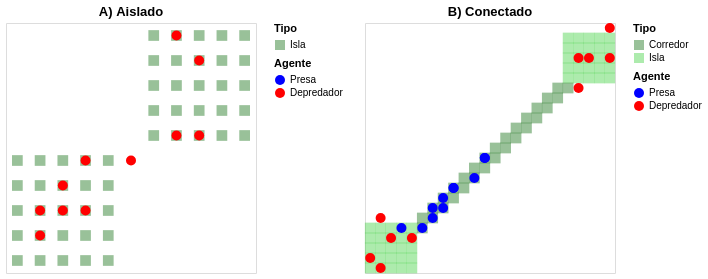

Express this chart as Vega-Lite.
### Vega-Lite specification from a JSON file in a GitHub repository (floating-point values rounded to 4 significant figures)
{"config": {"view": {"continuousWidth": 300, "continuousHeight": 300}}, "hconcat": [{"layer": [{"data": {"name": "data-9f8cf4b56a098049187752347a53061e"}, "mark": {"type": "square", "opacity": 0.4, "size": 115}, "encoding": {"color": {"field": "Tipo", "scale": {"range": ["#006400", "#32CD32"]}, "type": "nominal"}, "x": {"axis": null, "field": "x", "type": "ordinal"}, "y": {"axis": null, "field": "y", "sort": "descending", "type": "ordinal"}}}, {"data": {"name": "data-95ea9ed95f92ca5628038d9a1c87f57c"}, "mark": {"type": "circle", "opacity": 1, "size": 100}, "encoding": {"color": {"field": "Agente", "scale": {"domain": ["Presa", "Depredador"], "range": ["blue", "red"]}, "type": "nominal"}, "x": {"field": "x", "type": "ordinal"}, "y": {"field": "y", "type": "ordinal"}}}], "height": 250, "resolve": {"scale": {"color": "independent"}}, "title": "A) Aislado", "width": 250}, {"layer": [{"data": {"name": "data-8c510ad1b1f81180f4f226517790c492"}, "mark": {"type": "square", "opacity": 0.4, "size": 115}, "encoding": {"color": {"field": "Tipo", "scale": {"range": ["#006400", "#32CD32"]}, "type": "nominal"}, "x": {"axis": null, "field": "x", "type": "ordinal"}, "y": {"axis": null, "field": "y", "sort": "descending", "type": "ordinal"}}}, {"data": {"name": "data-0d965d257b53dac9d213cfbcb4dc728f"}, "mark": {"type": "circle", "opacity": 1, "size": 100}, "encoding": {"color": {"field": "Agente", "scale": {"domain": ["Presa", "Depredador"], "range": ["blue", "red"]}, "type": "nominal"}, "x": {"field": "x", "type": "ordinal"}, "y": {"field": "y", "type": "ordinal"}}}], "height": 250, "resolve": {"scale": {"color": "independent"}}, "title": "B) Conectado", "width": 250}], "$schema": "https://vega.github.io/schema/vega-lite/v6.1.0.json", "datasets": {"data-9f8cf4b56a098049187752347a53061e": [{"x": 3, "y": 22, "Tipo": "Isla"}, {"x": 3, "y": 23, "Tipo": "Isla"}, {"x": 3, "y": 24, "Tipo": "Isla"}, {"x": 3, "y": 25, "Tipo": "Isla"}, {"x": 3, "y": 26, "Tipo": "Isla"}, {"x": 4, "y": 22, "Tipo": "Isla"}, {"x": 4, "y": 23, "Tipo": "Isla"}, {"x": 4, "y": 24, "Tipo": "Isla"}, {"x": 4, "y": 25, "Tipo": "Isla"}, {"x": 4, "y": 26, "Tipo": "Isla"}, {"x": 5, "y": 22, "Tipo": "Isla"}, {"x": 5, "y": 23, "Tipo": "Isla"}, {"x": 5, "y": 24, "Tipo": "Isla"}, {"x": 5, "y": 25, "Tipo": "Isla"}, {"x": 5, "y": 26, "Tipo": "Isla"}, {"x": 6, "y": 22, "Tipo": "Isla"}, {"x": 6, "y": 23, "Tipo": "Isla"}, {"x": 6, "y": 24, "Tipo": "Isla"}, {"x": 6, "y": 25, "Tipo": "Isla"}, {"x": 6, "y": 26, "Tipo": "Isla"}, {"x": 7, "y": 22, "Tipo": "Isla"}, {"x": 7, "y": 23, "Tipo": "Isla"}, {"x": 7, "y": 24, "Tipo": "Isla"}, {"x": 7, "y": 25, "Tipo": "Isla"}, {"x": 7, "y": 26, "Tipo": "Isla"}, {"x": 22, "y": 3, "Tipo": "Isla"}, {"x": 22, "y": 4, "Tipo": "Isla"}, {"x": 22, "y": 5, "Tipo": "Isla"}, {"x": 22, "y": 6, "Tipo": "Isla"}, {"x": 22, "y": 7, "Tipo": "Isla"}, {"x": 23, "y": 3, "Tipo": "Isla"}, {"x": 23, "y": 4, "Tipo": "Isla"}, {"x": 23, "y": 5, "Tipo": "Isla"}, {"x": 23, "y": 6, "Tipo": "Isla"}, {"x": 23, "y": 7, "Tipo": "Isla"}, {"x": 24, "y": 3, "Tipo": "Isla"}, {"x": 24, "y": 4, "Tipo": "Isla"}, {"x": 24, "y": 5, "Tipo": "Isla"}, {"x": 24, "y": 6, "Tipo": "Isla"}, {"x": 24, "y": 7, "Tipo": "Isla"}, {"x": 25, "y": 3, "Tipo": "Isla"}, {"x": 25, "y": 4, "Tipo": "Isla"}, {"x": 25, "y": 5, "Tipo": "Isla"}, {"x": 25, "y": 6, "Tipo": "Isla"}, {"x": 25, "y": 7, "Tipo": "Isla"}, {"x": 26, "y": 3, "Tipo": "Isla"}, {"x": 26, "y": 4, "Tipo": "Isla"}, {"x": 26, "y": 5, "Tipo": "Isla"}, {"x": 26, "y": 6, "Tipo": "Isla"}, {"x": 26, "y": 7, "Tipo": "Isla"}], "data-95ea9ed95f92ca5628038d9a1c87f57c": [{"x": 24, "y": 4, "Agente": "Depredador", "Escenario": "AISLADO"}, {"x": 5, "y": 24, "Agente": "Depredador", "Escenario": "AISLADO"}, {"x": 6, "y": 22, "Agente": "Depredador", "Escenario": "AISLADO"}, {"x": 24, "y": 7, "Agente": "Depredador", "Escenario": "AISLADO"}, {"x": 6, "y": 24, "Agente": "Depredador", "Escenario": "AISLADO"}, {"x": 23, "y": 3, "Agente": "Depredador", "Escenario": "AISLADO"}, {"x": 4, "y": 24, "Agente": "Depredador", "Escenario": "AISLADO"}, {"x": 5, "y": 23, "Agente": "Depredador", "Escenario": "AISLADO"}, {"x": 4, "y": 25, "Agente": "Depredador", "Escenario": "AISLADO"}, {"x": 23, "y": 7, "Agente": "Depredador", "Escenario": "AISLADO"}, {"x": 8, "y": 22, "Agente": "Depredador", "Escenario": "AISLADO"}], "data-8c510ad1b1f81180f4f226517790c492": [{"x": 3, "y": 22, "Tipo": "Isla"}, {"x": 3, "y": 23, "Tipo": "Isla"}, {"x": 3, "y": 24, "Tipo": "Isla"}, {"x": 3, "y": 25, "Tipo": "Isla"}, {"x": 3, "y": 26, "Tipo": "Isla"}, {"x": 4, "y": 22, "Tipo": "Isla"}, {"x": 4, "y": 23, "Tipo": "Isla"}, {"x": 4, "y": 24, "Tipo": "Isla"}, {"x": 4, "y": 25, "Tipo": "Isla"}, {"x": 4, "y": 26, "Tipo": "Isla"}, {"x": 5, "y": 22, "Tipo": "Isla"}, {"x": 5, "y": 23, "Tipo": "Isla"}, {"x": 5, "y": 24, "Tipo": "Isla"}, {"x": 5, "y": 25, "Tipo": "Isla"}, {"x": 5, "y": 26, "Tipo": "Isla"}, {"x": 6, "y": 22, "Tipo": "Isla"}, {"x": 6, "y": 23, "Tipo": "Isla"}, {"x": 6, "y": 24, "Tipo": "Isla"}, {"x": 6, "y": 25, "Tipo": "Isla"}, {"x": 6, "y": 26, "Tipo": "Isla"}, {"x": 7, "y": 22, "Tipo": "Isla"}, {"x": 7, "y": 23, "Tipo": "Isla"}, {"x": 7, "y": 24, "Tipo": "Isla"}, {"x": 7, "y": 25, "Tipo": "Isla"}, {"x": 7, "y": 26, "Tipo": "Isla"}, {"x": 22, "y": 3, "Tipo": "Isla"}, {"x": 22, "y": 4, "Tipo": "Isla"}, {"x": 22, "y": 5, "Tipo": "Isla"}, {"x": 22, "y": 6, "Tipo": "Isla"}, {"x": 22, "y": 7, "Tipo": "Isla"}, {"x": 23, "y": 3, "Tipo": "Isla"}, {"x": 23, "y": 4, "Tipo": "Isla"}, {"x": 23, "y": 5, "Tipo": "Isla"}, {"x": 23, "y": 6, "Tipo": "Isla"}, {"x": 23, "y": 7, "Tipo": "Isla"}, {"x": 24, "y": 3, "Tipo": "Isla"}, {"x": 24, "y": 4, "Tipo": "Isla"}, {"x": 24, "y": 5, "Tipo": "Isla"}, {"x": 24, "y": 6, "Tipo": "Isla"}, {"x": 24, "y": 7, "Tipo": "Isla"}, {"x": 25, "y": 3, "Tipo": "Isla"}, {"x": 25, "y": 4, "Tipo": "Isla"}, {"x": 25, "y": 5, "Tipo": "Isla"}, {"x": 25, "y": 6, "Tipo": "Isla"}, {"x": 25, "y": 7, "Tipo": "Isla"}, {"x": 26, "y": 3, "Tipo": "Isla"}, {"x": 26, "y": 4, "Tipo": "Isla"}, {"x": 26, "y": 5, "Tipo": "Isla"}, {"x": 26, "y": 6, "Tipo": "Isla"}, {"x": 26, "y": 7, "Tipo": "Isla"}, {"x": 8, "y": 22, "Tipo": "Corredor"}, {"x": 8, "y": 21, "Tipo": "Corredor"}, {"x": 9, "y": 21, "Tipo": "Corredor"}, {"x": 9, "y": 20, "Tipo": "Corredor"}, {"x": 10, "y": 20, "Tipo": "Corredor"}, {"x": 10, "y": 19, "Tipo": "Corredor"}, {"x": 11, "y": 19, "Tipo": "Corredor"}, {"x": 11, "y": 18, "Tipo": "Corredor"}, {"x": 12, "y": 18, "Tipo": "Corredor"}, {"x": 12, "y": 17, "Tipo": "Corredor"}, {"x": 13, "y": 17, "Tipo": "Corredor"}, {"x": 13, "y": 16, "Tipo": "Corredor"}, {"x": 14, "y": 16, "Tipo": "Corredor"}, {"x": 14, "y": 15, "Tipo": "Corredor"}, {"x": 15, "y": 15, "Tipo": "Corredor"}, {"x": 15, "y": 14, "Tipo": "Corredor"}, {"x": 16, "y": 14, "Tipo": "Corredor"}, {"x": 16, "y": 13, "Tipo": "Corredor"}, {"x": 17, "y": 13, "Tipo": "Corredor"}, {"x": 17, "y": 12, "Tipo": "Corredor"}, {"x": 18, "y": 12, "Tipo": "Corredor"}, {"x": 18, "y": 11, "Tipo": "Corredor"}, {"x": 19, "y": 11, "Tipo": "Corredor"}, {"x": 19, "y": 10, "Tipo": "Corredor"}, {"x": 20, "y": 10, "Tipo": "Corredor"}, {"x": 20, "y": 9, "Tipo": "Corredor"}, {"x": 21, "y": 9, "Tipo": "Corredor"}, {"x": 21, "y": 8, "Tipo": "Corredor"}, {"x": 22, "y": 8, "Tipo": "Corredor"}], "data-0d965d257b53dac9d213cfbcb4dc728f": [{"x": 5, "y": 23, "Agente": "Depredador", "Escenario": "CONECTADO"}, {"x": 26, "y": 2, "Agente": "Depredador", "Escenario": "CONECTADO"}, {"x": 7, "y": 23, "Agente": "Depredador", "Escenario": "CONECTADO"}, {"x": 26, "y": 5, "Agente": "Depredador", "Escenario": "CONECTADO"}, {"x": 24, "y": 5, "Agente": "Depredador", "Escenario": "CONECTADO"}, {"x": 4, "y": 21, "Agente": "Depredador", "Escenario": "CONECTADO"}, {"x": 23, "y": 8, "Agente": "Depredador", "Escenario": "CONECTADO"}, {"x": 23, "y": 5, "Agente": "Depredador", "Escenario": "CONECTADO"}, {"x": 4, "y": 26, "Agente": "Depredador", "Escenario": "CONECTADO"}, {"x": 3, "y": 25, "Agente": "Depredador", "Escenario": "CONECTADO"}, {"x": 13, "y": 17, "Agente": "Presa", "Escenario": "CONECTADO"}, {"x": 14, "y": 15, "Agente": "Presa", "Escenario": "CONECTADO"}, {"x": 9, "y": 21, "Agente": "Presa", "Escenario": "CONECTADO"}, {"x": 8, "y": 22, "Agente": "Presa", "Escenario": "CONECTADO"}, {"x": 9, "y": 20, "Agente": "Presa", "Escenario": "CONECTADO"}, {"x": 14, "y": 15, "Agente": "Presa", "Escenario": "CONECTADO"}, {"x": 11, "y": 18, "Agente": "Presa", "Escenario": "CONECTADO"}, {"x": 10, "y": 19, "Agente": "Presa", "Escenario": "CONECTADO"}, {"x": 10, "y": 20, "Agente": "Presa", "Escenario": "CONECTADO"}, {"x": 11, "y": 18, "Agente": "Presa", "Escenario": "CONECTADO"}, {"x": 6, "y": 22, "Agente": "Presa", "Escenario": "CONECTADO"}]}}
